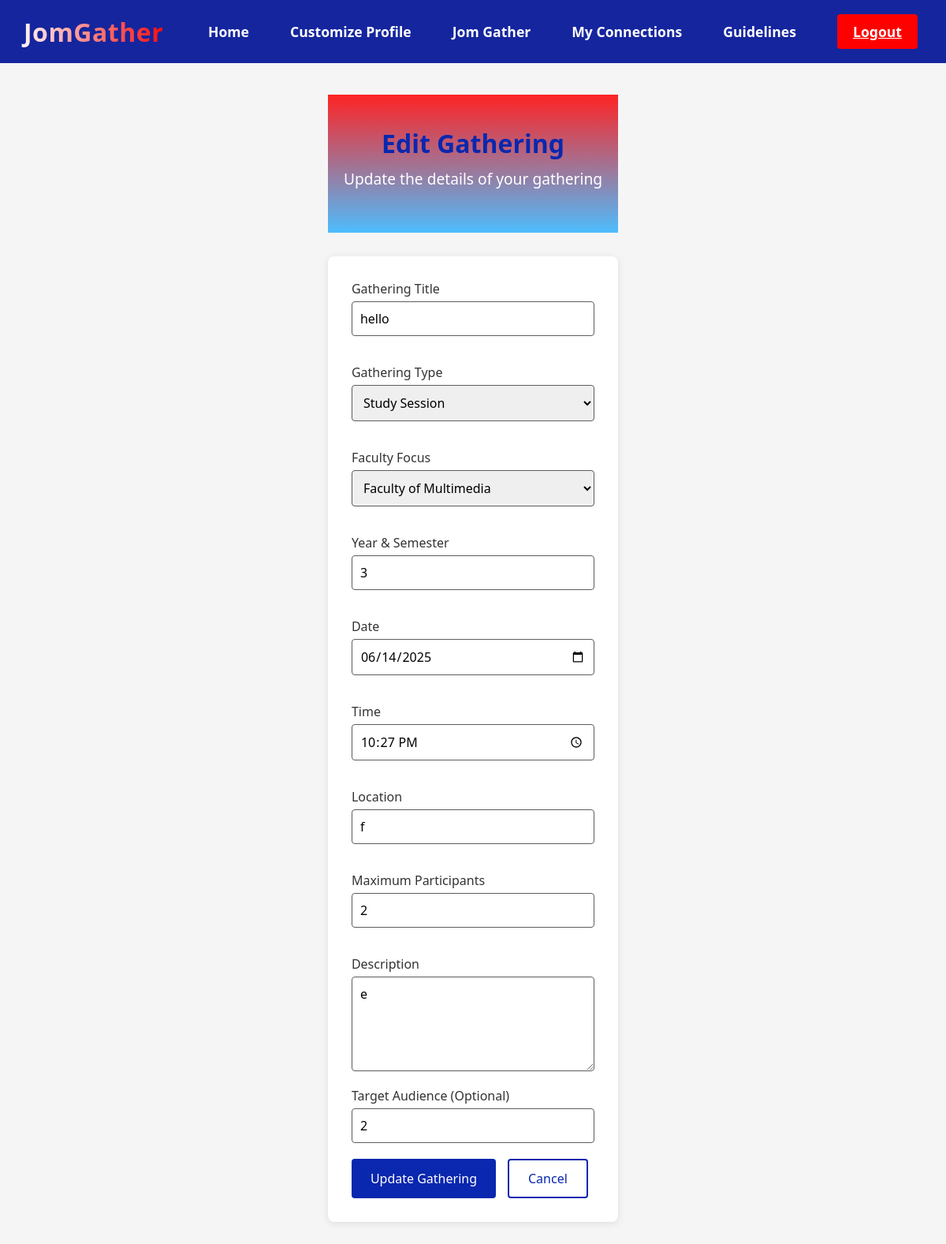
/edit_gathering/5 (signed in), run on the app's committed database.
### models.py (models this page shows)
class Gathering(db.Model):
    __tablename__ = 'gathering'
    id = db.Column(db.Integer, primary_key=True)
    user_id = db.Column(db.Integer, db.ForeignKey('user.id'), nullable=False)
    title = db.Column(db.String(100), nullable=False)
    gathering_type = db.Column(db.String(50), nullable=False)
    faculty = db.Column(db.String(50), nullable=False)
    year_semester = db.Column(db.String(50), nullable=False)
    date = db.Column(db.Date, nullable=False)
    time = db.Column(db.Time, nullable=False)
    location = db.Column(db.String(100), nullable=False)
    max_participants = db.Column(db.Integer, nullable=False)
    description = db.Column(db.Text, nullable=False)
    target_audience = db.Column(db.String(200))
    status = db.Column(db.String(20), nullable=False, default='pending')
    created_at = db.Column(db.DateTime, nullable=False, default=datetime.utcnow)
    user = db.relationship('User', backref='gatherings')

### app.py (the view, shortened to what this page needs)
@app.route('/edit_gathering/<int:gathering_id>', methods=['GET', 'POST'])
@login_required
def edit_gathering(gathering_id):
    gathering = Gathering.query.get_or_404(gathering_id)
    if gathering.user_id != current_user.id:
        flash('You can only edit gatherings you created', 'error')
        return redirect(url_for('jomgather', tab='my-gatherings'))
    return render_template('edit_gathering.html', gathering=gathering)

### app.py (called while the page is built)
@login_manager.user_loader
def load_user(user_id):
    return User.query.get(int(user_id))

### templates/edit_gathering.html (shortened to what this page needs)
<!DOCTYPE html>
<html lang="en">
<head>
  <link rel="stylesheet" href="{{ url_for('static', filename='css/common.css') }}">
  <link rel="stylesheet" href="{{ url_for('static', filename='css/jomgather.css') }}">
  <link rel="stylesheet" href="{{ url_for('static', filename='css/edit_gathering.css') }}">
</head>
<body>
  <nav class="navbar">
    <div class="navbar__container">
        <a href="{{ url_for('index') }}" id="navbar__logo">JomGather</a>
        <ul class="navbar__menu">
          <li class="navbar__item">
            <a href="{{ url_for('index') }}" class="navbar__links {% if request.endpoint == 'index' %}active{% endif %}">Home</a>
          </li>
          <li class="navbar__item">
            <a href="{{ url_for('customise') }}" class="navbar__links {% if request.endpoint == 'customise' %}active{% endif %}">Customize Profile</a>
          </li>
          <li class="navbar__item">
            <a href="{{ url_for('jomgather') }}" class="navbar__links {% if request.endpoint == 'jomgather' %}active{% endif %}">Jom Gather</a>
          </li>
          {% if current_user.is_authenticated %}
            <li class="navbar__item">
              <a href="{{ url_for('view_connections') }}" class="navbar__links {% if request.endpoint == 'view_connections' %}active{% endif %}">My Connections</a>
            </li>
            <li class="navbar__item">
              <a href="{{ url_for('view_guidelines') }}" class="navbar__links {% if request.endpoint == 'view_guidelines' %}active{% endif %}">Guidelines</a>
            </li>
            <li class="navbar__btn">
              <a href="{{ url_for('logout') }}" class="button">Logout</a>
            </li>
          {% else %}
            <li class="navbar__btn">
              <a href="{{ url_for('register') }}" class="button">Sign Up/Log In</a>
            </li>
          {% endif %}
        </ul>
    </div>
  </nav>
  <div class="container">
    <div class="page-title">
      <h1>Edit Gathering</h1>
      <p>Update the details of your gathering</p>
    </div>
    <div class="event-form">
      <form action="{{ url_for('edit_gathering', gathering_id=gathering.id) }}" method="POST">
        <div class="form-row">
          <div class="form-group">
            <label for="eventTitle">Gathering Title</label>
            <input type="text" id="eventTitle" name="eventTitle" value="{{ gathering.title }}" required>
          </div>
          <div class="form-group">
            <label for="eventType">Gathering Type</label>
            <select id="eventType" name="eventType" required>
              <option value="study" {% if gathering.gathering_type == 'study' %}selected{% endif %}>Study Session</option>
            </select>
          </div>
        </div>
        <div class="form-row">
          <div class="form-group">
            <label for="facultyFocus">Faculty Focus</label>
            <select id="facultyFocus" name="facultyFocus" required>
              <option value="Faculty of Multimedia" {% if gathering.faculty == 'Faculty of Multimedia' %}selected{% endif %}>Faculty of Multimedia</option>
            </select>
          </div>
          <div class="form-group">
            <label for="yearSemester">Year & Semester</label>
            <input type="text" id="yearSemester" name="yearSemester" value="{{ gathering.year_semester }}" required>
          </div>
        </div>
        <div class="form-row">
          <div class="form-group">
            <label for="eventDate">Date</label>
            <input type="date" id="eventDate" name="eventDate" value="{{ gathering.date.strftime('%Y-%m-%d') }}" required>
          </div>
          <div class="form-group">
            <label for="eventTime">Time</label>
            <input type="time" id="eventTime" name="eventTime" value="{{ gathering.time.strftime('%H:%M') }}" required>
          </div>
        </div>
        <div class="form-row">
          <div class="form-group">
            <label for="eventLocation">Location</label>
            <input type="text" id="eventLocation" name="eventLocation" value="{{ gathering.location }}" required>
          </div>
          <div class="form-group">
            <label for="maxAttendees">Maximum Participants</label>
            <input type="number" id="maxAttendees" name="maxAttendees" min="1" max="50" value="{{ gathering.max_participants }}" required>
          </div>
        </div>
        <div class="form-group">
          <label for="eventDescription">Description</label>
          <textarea id="eventDescription" name="eventDescription" required>{{ gathering.description }}</textarea>
        </div>
        <div class="form-group">
          <label for="targetAudience">Target Audience (Optional)</label>
          <input type="text" id="targetAudience" name="targetAudience" value="{{ gathering.target_audience or '' }}">
        </div>
        <div class="buttons-row">
          <button type="submit" class="submit-btn">Update Gathering</button>
          <a href="{{ url_for('jomgather', tab='my-gatherings') }}" class="cancel-btn">Cancel</a>
        </div>
      </form>
    </div>
  </div>
</body>
</html>

### static/css/common.css (style rules this page uses)
* { margin: 0; padding: 0; box-sizing: border-box; font-family: 'Segoe UI', Tahoma, Geneva, Verdana, sans-serif; }
body { background-color: #f5f5f5; color: #333; min-height: 100vh; display: flex; flex-direction: column; }
.navbar { background-color: #15259e; height: 80px; display: flex; justify-content: center; align-items: center; position: sticky; top: 0; z-index: 999; width: 100%; padding: 0 20px; }
.navbar__container { display: flex; justify-content: space-between; align-items: center; height: 100%; width: 100%; max-width: 1300px; margin: 0 auto; }
#navbar__logo { background-color: #fff; background-image: linear-gradient(to right, #fff 0%, #ff0000 100%); background-size: 100%; -webkit-background-clip: text; -moz-background-clip: text; -webkit-text-fill-color: transparent; -moz-text-fill-color: transparent; display: flex; align-items: center; cursor: pointer; text-decoration: none; font-size: 2rem; font-weight: bold; padding: 0 10px; height: 100%; letter-spacing: 0.5px; }
.navbar__menu { display: flex; align-items: center; list-style: none; gap: 20px; height: 100%; margin: 0; padding: 0; transition: transform 0.3s ease-out; }
.navbar__item { height: 100%; display: flex; align-items: center; }
.navbar__links { color: #fff; display: flex; align-items: center; justify-content: center; text-decoration: none; padding: 0 1rem; height: 100%; transition: all 0.3s ease; font-size: 1.1rem; font-weight: 600; position: relative; }
.navbar__btn { height: 100%; display: flex; align-items: center; padding: 0 1rem; }
.navbar .button { padding: 10px 20px; border-radius: 4px; background: #ff0000; color: white; font-weight: 600; text-align: center; transition: all 0.3s ease; display: inline-flex; align-items: center; justify-content: center; height: auto; width: auto; font-size: 1.1rem; }

### static/css/jomgather.css (style rules this page uses)
* { margin: 0; padding: 0; box-sizing: border-box; font-family: 'Segoe UI', Tahoma, Geneva, Verdana, sans-serif; }
body { background-color: #f5f5f5; color: #333; }
.page-title { background: linear-gradient(rgba(255, 0, 0, 0.856), rgba(42, 177, 255, 0.829)); color:#ffffff; padding: 40px 20px; text-align: center; }
.page-title h1 { font-size: 2.5rem; margin-bottom: 10px; }
.page-title p { font-size: 1.2rem; max-width: 800px; margin: 0 auto; }
.container { max-width: 1200px; margin: 0 auto; padding: 40px 20px; }
.form-group { margin-bottom: 15px; }
.form-group label { display: block; margin-bottom: 5px; color: #333; font-weight: 500; }
.form-group select, .form-group input { width: 100%; padding: 10px; border: 1px solid #5d5d5d; border-radius: 4px; font-size: 1rem; }
.event-form { background: #ffffff; padding: 30px; border-radius: 8px; box-shadow: 0 2px 10px rgba(0,0,0,0.1); }
.form-row { display: grid; grid-template-columns: repeat(auto-fit, minmax(300px, 1fr)); gap: 20px; margin-bottom: 20px; }
.event-form textarea { width: 100%; padding: 10px; border: 1px solid #000000; border-radius: 4px; font-size: 1rem; min-height: 120px; resize: vertical; }
.page-title p { font-size: 1.2rem; margin-bottom: 15px; }

### static/css/edit_gathering.css (style rules this page uses)
body { background-color: #f5f5f5; color: #333; }
.container { max-width: 1200px; margin: 40px auto; padding: 0 20px; }
.page-title { text-align: center; margin-bottom: 30px; }
.page-title h1 { font-size: 2rem; color: #0927af; margin-bottom: 10px; }
.event-form { background: #ffffff; padding: 30px; border-radius: 8px; box-shadow: 0 2px 10px rgba(0,0,0,0.1); }
.form-row { display: grid; grid-template-columns: repeat(auto-fit, minmax(300px, 1fr)); gap: 20px; margin-bottom: 20px; }
.form-group { margin-bottom: 15px; }
.form-group label { display: block; margin-bottom: 5px; color: #333; font-weight: 500; }
.form-group select, .form-group input, .form-group textarea { width: 100%; padding: 10px; border: 1px solid #5d5d5d; border-radius: 4px; font-size: 1rem; }
.form-group textarea { min-height: 120px; resize: vertical; }
.buttons-row { display: flex; gap: 15px; margin-top: 20px; }
.submit-btn { background: #0927af; color: #ffffff; border: none; border-radius: 4px; padding: 12px 24px; font-size: 1rem; cursor: pointer; transition: all 0.3s ease; }
.cancel-btn { background: #ffffff; color: #0927af; border: 2px solid #0927af; border-radius: 4px; padding: 12px 24px; font-size: 1rem; cursor: pointer; transition: all 0.3s ease; text-decoration: none; display: inline-block; text-align: center; }

### data on the page
Gathering: eventTitle "hello", eventType "Study Session", facultyFocus "Faculty of Multimedia", yearSemester "3", eventDate "06/14/2025", eventTime "22:27", eventLocation "f", maxAttendees "2", eventDescription "e", targetAudience "2"
